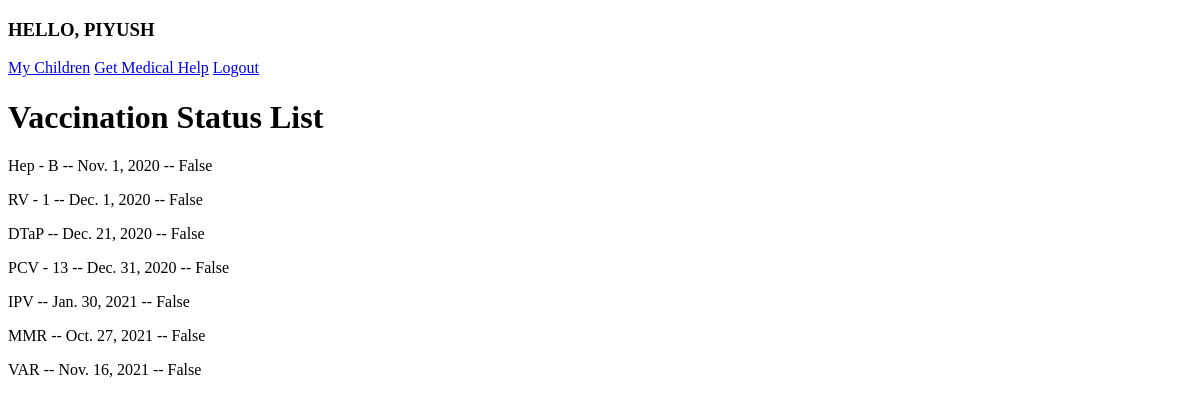
/beneficiary/detail-children/3/ (signed in), run on an earlier commit of the app's database.
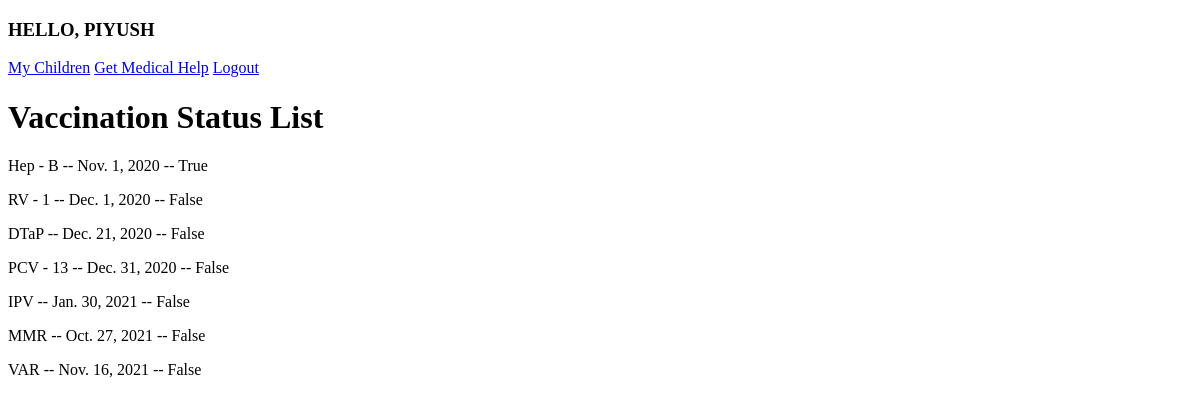
And on a later commit of the database.
### beneficiary/models.py (models this page shows, shortened)
class ChildVaccine(models.Model):
    child = models.ForeignKey('beneficiary.Child', related_name='child_vaccines', on_delete=models.CASCADE)
    vaccine = models.ForeignKey('data.Vaccine', related_name='child_vaccines', on_delete=models.CASCADE)
    scheduled_date = models.DateField()
    is_vaccinated = models.BooleanField(default=False)
    class Meta():
        verbose_name_plural = 'Child Vaccines'

### data/models.py (models this page shows)
class Vaccine(models.Model):
    name = models.CharField(max_length=255)
    days_offset = models.PositiveIntegerField()
    def __str__(self):
        return f'{self.name}'

### beneficiary/views.py (the view)
# urls.py: path('detail-children/<int:pk>/', views.detail_children, name='detail_children'),
@login_required
def detail_children(request, pk):
    child = models.Child.objects.get(pk__exact=pk)
    if request.user.pk == child.parent.user.pk:
        vaccination_status_list = child.child_vaccines.all()
        return render(request, 'beneficiary/detail-children.html', {'vaccination_status_list':vaccination_status_list})
    else:
        return redirect('fault', msg='ACCESS DENIED!')

### account/context_preprocessors.py (called while the page is built)
def UserList(request):
    parent_users = [u['user'] for u in ben_models.Parent.objects.all().values('user')]
    medical_agency_users = [u['user'] for u in med_models.MedicalAgency.objects.all().values('user')]
    medical_helper_users = [u['user'] for u in med_models.MedicalHelper.objects.all().values('user')]
    district_medical_officer_users = [u['user'] for u in med_models.DistrictMedicalOfficer.objects.all().values('user')]
    state_medical_officer_users = [u['user'] for u in med_models.StateMedicalOfficer.objects.all().values('user')]
    return {
        'parent_users': parent_users,
        'medical_agency_users': medical_agency_users,
        'medical_helper_users': medical_helper_users,
        'district_medical_officer_users': district_medical_officer_users,
        'state_medical_officer_users': state_medical_officer_users,
    }

### beneficiary/templates/beneficiary/detail-children.html (shortened to what this page needs)
{% extends "base.html" %}
{% load static %}
{% block content %}
    <h1>Vaccination Status List</h1>
    {% for child_vcc in vaccination_status_list %}
        <p>{{ child_vcc.vaccine }} -- {{ child_vcc.scheduled_date }} -- {{ child_vcc.is_vaccinated }}</p>
    {% endfor %}
{% endblock content %}

What changed in the data, as far as the page shows it:
changed ChildVaccine "Hep - B": is_vaccinated "False" → "True"
